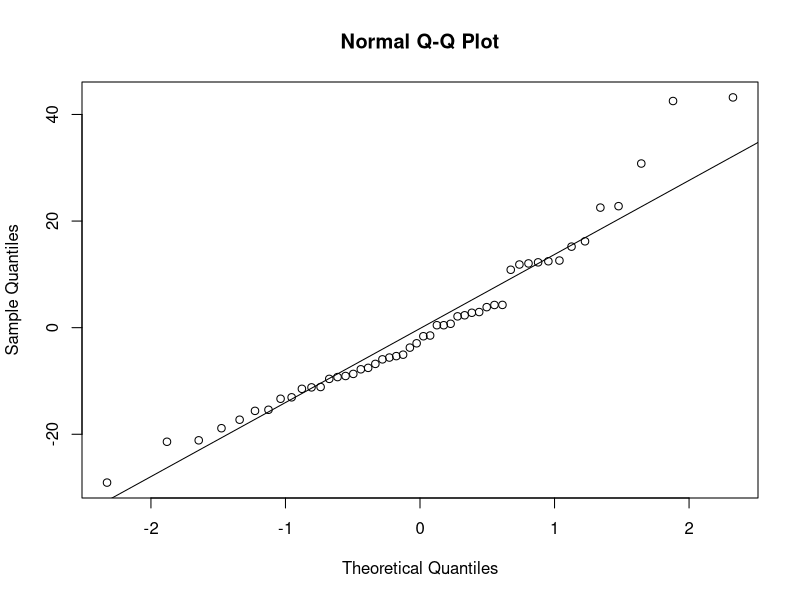
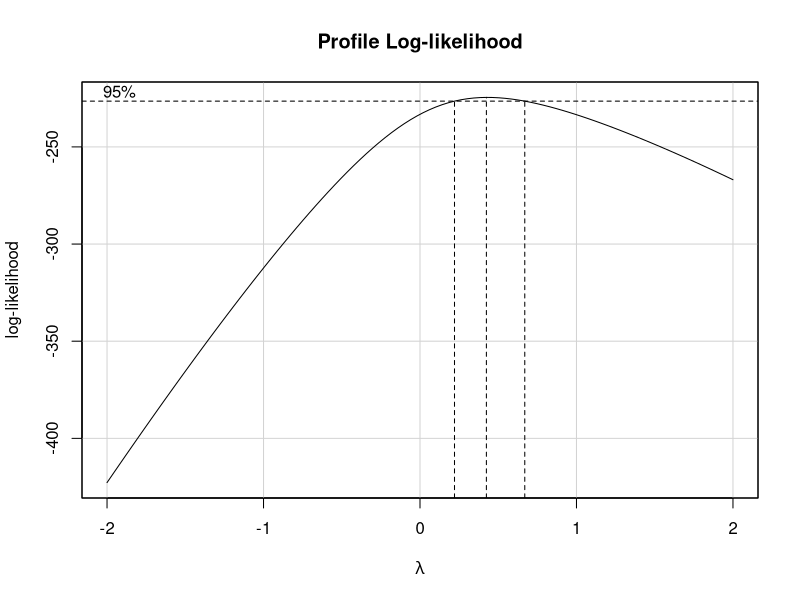
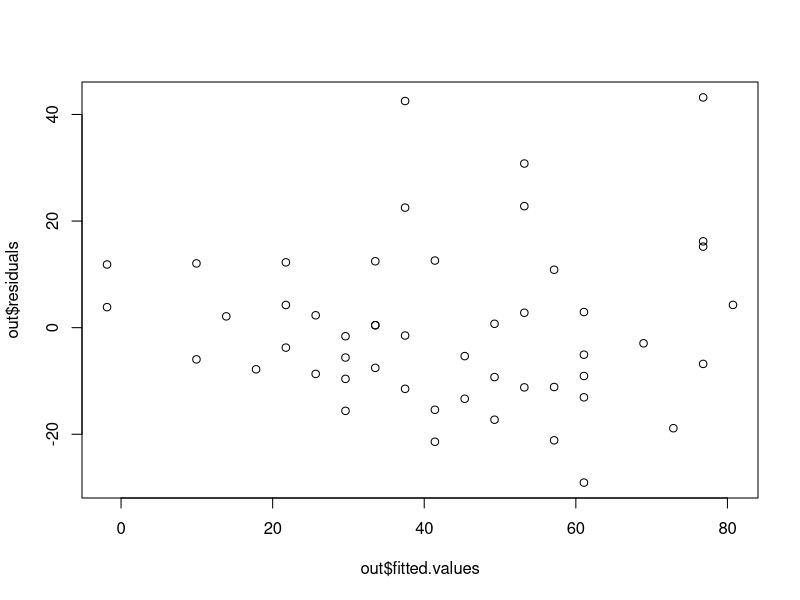
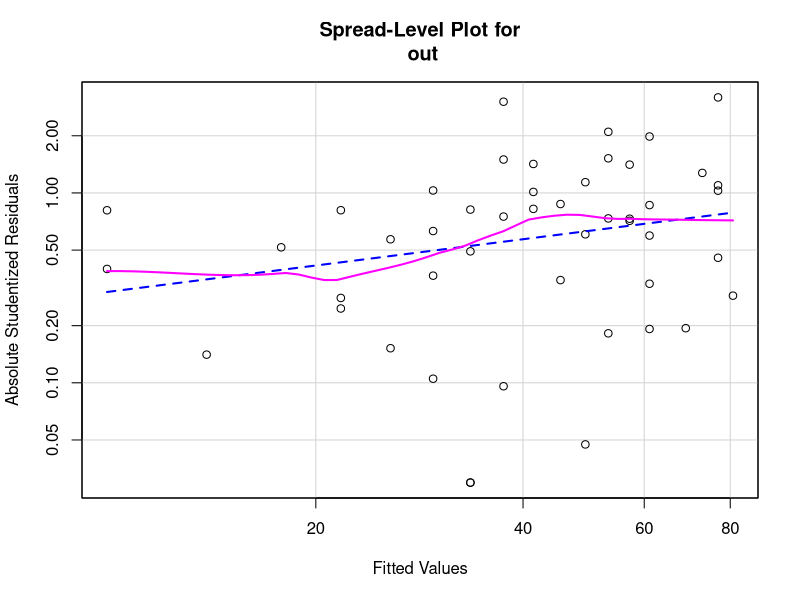
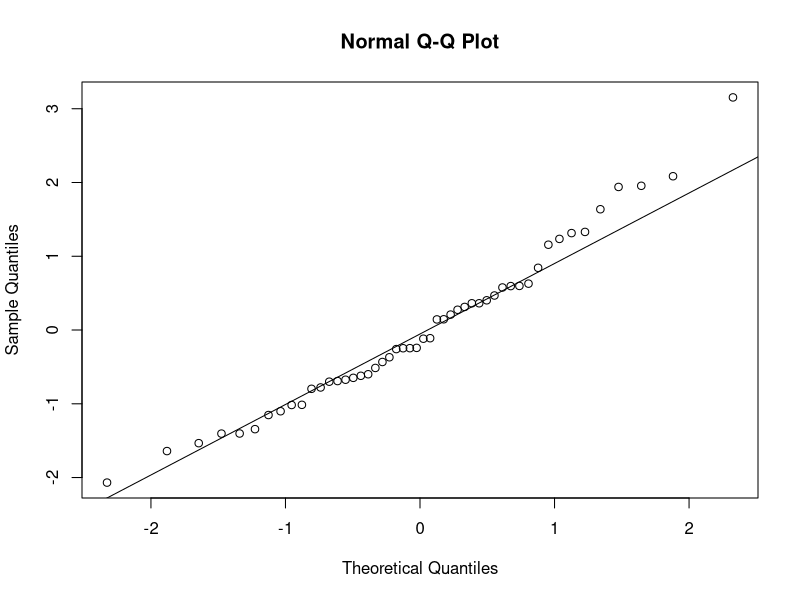
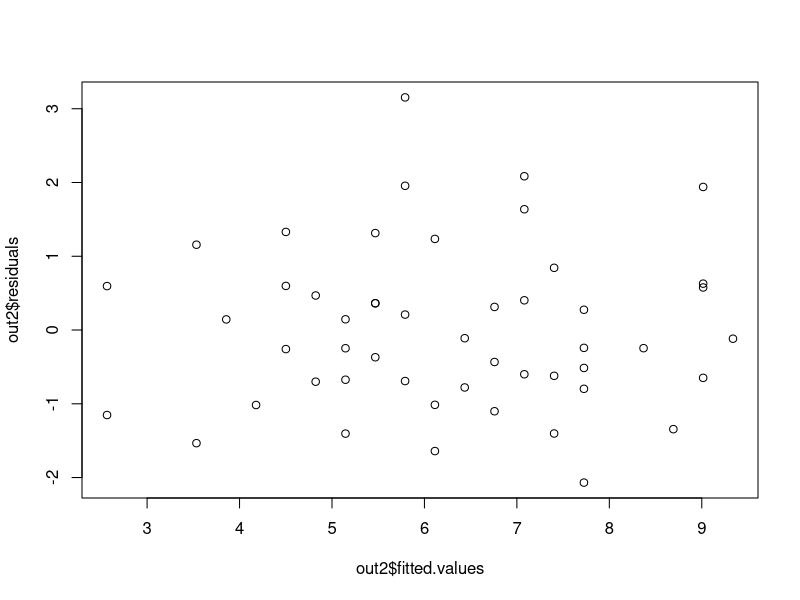
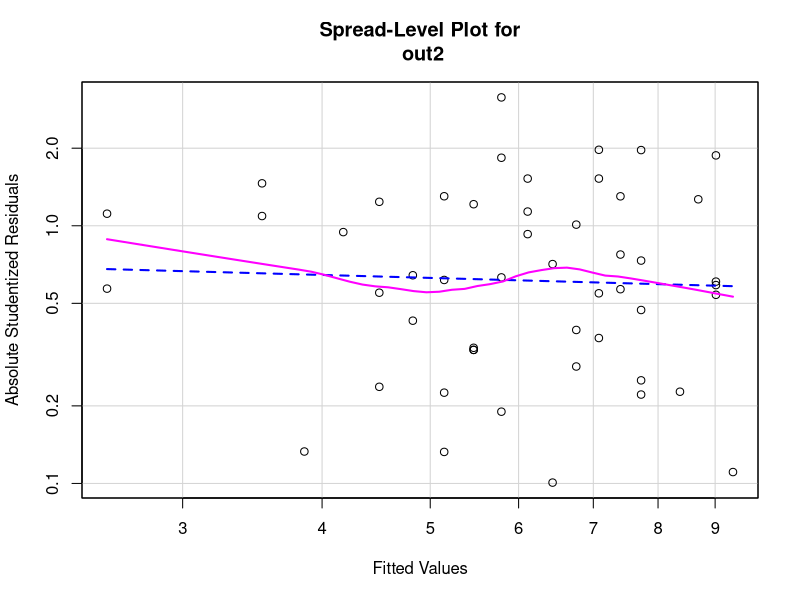
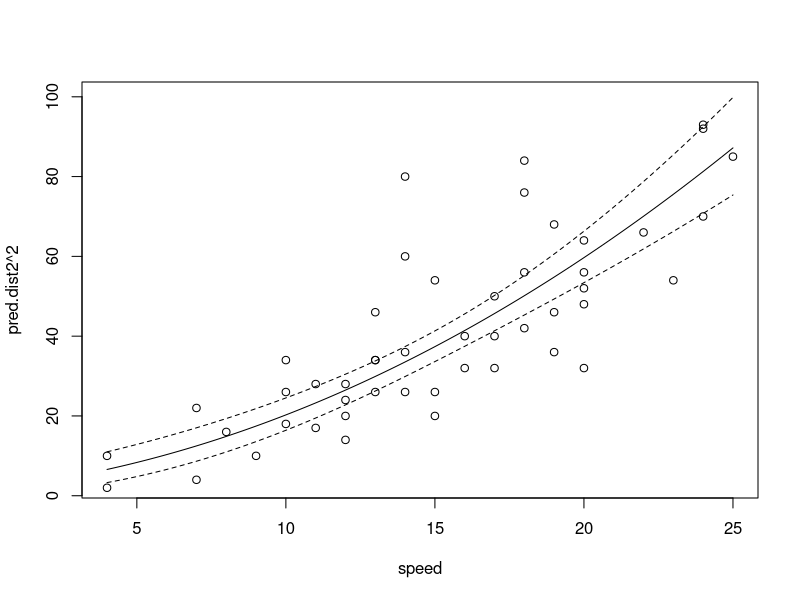

Here is the R script that generated these plots, in order:
# 회귀분석 기초와 상관분석
# 모형진단
# 회귀모형은 1)정규성 2)독립성 3)등분산성을 가정하고 있다.
# 세운 회귀모형이 정규성 독립성 등분산성을 만족하는지 확인

if(!require(car)) install.packages("car"); library(car)

out <- lm(dist~speed, data=cars)

# 1. 정규성
qqnorm(out$residuals)
qqline(out$residuals) # Q-Q plot을 이용한 정규성 검정 (점이 선 위에 있을 수록 정규분포를 따름)
shapiro.test(out$residuals) # 정규성을 만족하지 않음
boxCox(cars$dist~cars$speed) # box-cox 변환을 통해 정규성 

# 2. 독립성

plot(out$fitted.values, out$residuals) #잔차도표를 그려서 시각적으로 확인
durbinWatsonTest(out)  

# 3. 등분산성
spreadLevelPlot(out)
ncvTest(out) # 등분산성을 만족하지 않음


# 정규성과 등분산성을 만족하기 위해 반응변수를 변환
out2 <- lm(sqrt(dist)~speed,data=cars)
qqnorm(out2$residuals)
qqline(out2$residuals) # Q-Q plot을 이용한 정규성 검정 (점이 선 위에 있을 수록 정규분포를 따름)
shapiro.test(out2$residuals) # 정규성을 만족

plot(out2$fitted.values, out2$residuals) #잔차도표를 그려서 시각적으로 확인
durbinWatsonTest(out2)  

spreadLevelPlot(out2)
ncvTest(out2) # 등분산성을 만족

# 단순회귀모형의 시각화
speed <- seq(min(cars$speed), max(cars$speed),.1)
pred.dist2 <- predict(out2, newdata=data.frame(speed=speed), interval="confidence")
matplot(speed, pred.dist2^2, type='n')
matlines(speed, pred.dist2^2, lty=c(1,2,2), col=1) # 선형 회귀식은 직선, 신뢰구간은 점선으로 표현
matpoints(cars$speed, cars$dist, pch=1)


alligator = data.frame(
  lnLength = c(3.87, 3.61, 4.33, 3.43, 3.81, 3.83, 3.46, 3.76,
               3.50, 3.58, 4.19, 3.78, 3.71, 3.73, 3.78),
  lnWeight = c(4.87, 3.93, 6.46, 3.33, 4.38, 4.70, 3.50, 4.50,
               3.58, 3.64, 5.90, 4.43, 4.38, 4.42, 4.25)
)

# Q.5 악어자료의 정규성, 독립성, 등분산성을 확인하세요.
#     가정을 만족하지 않을 경우 반응변수를 변환시켜보세요


# 위의 방법외에도 회귀모형의 결과를  plot()으로 그리면 독립성, 정규성, 등분산성을 시각적으로 확인 가능
par(mfrow=c(2,2))
plot(out2)
